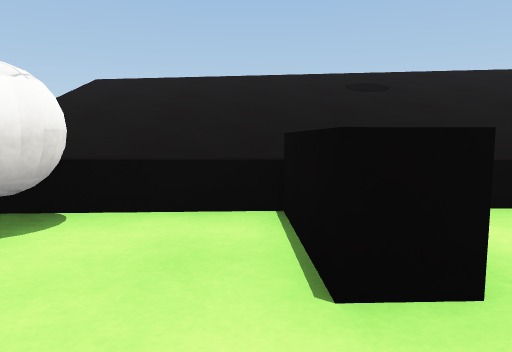
view 1 (above)

16 first-person views from a walk through a Unity game level. The camera is 0.67 m above the floor, tilts 6° down and sees 70° across. The floor is counted in squares, 1 m on a side. Each view is taken from the middle of a square. On the plan, view 1 faces up. The plan holds only what a view shows up to about 11 squares ahead; the rest is blank. The place goes on beyond the plan. The player character is not drawn. Surface patterns are stand-ins for the level's own textures.

view 2
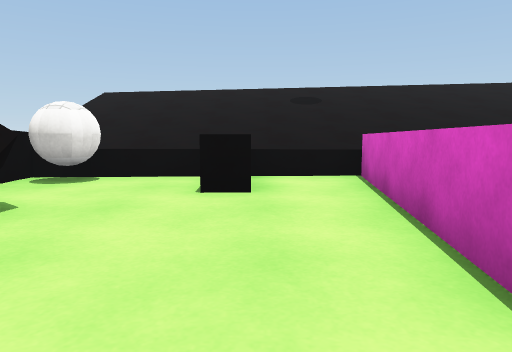

view 3
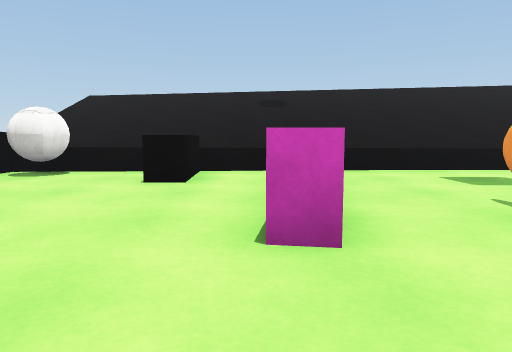

view 4
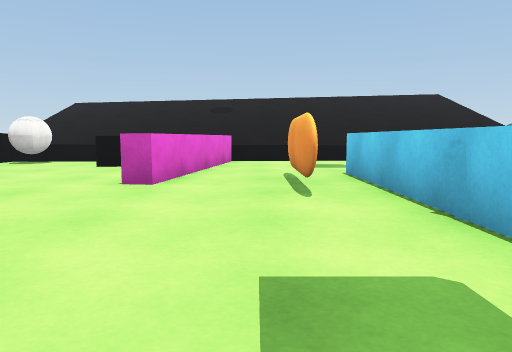

view 5
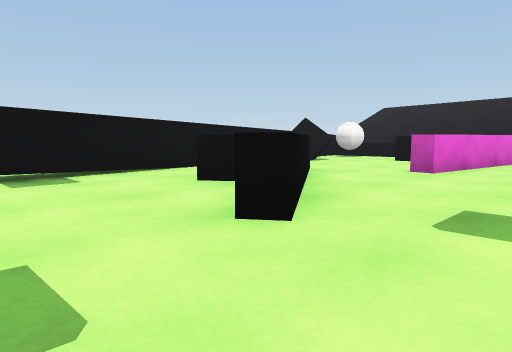

view 6
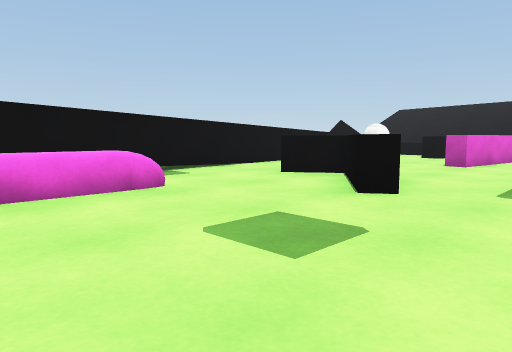

view 7
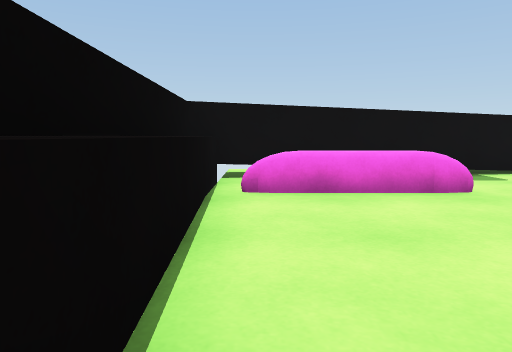

view 8
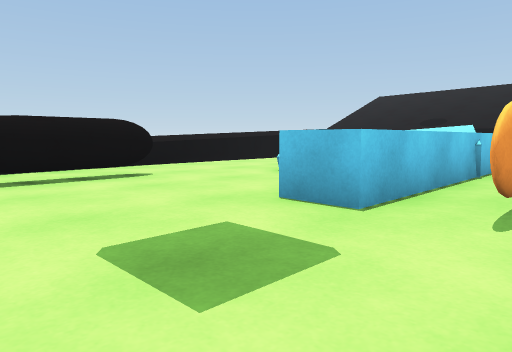

view 9
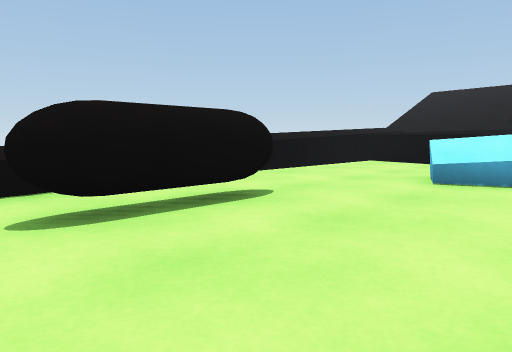

view 10
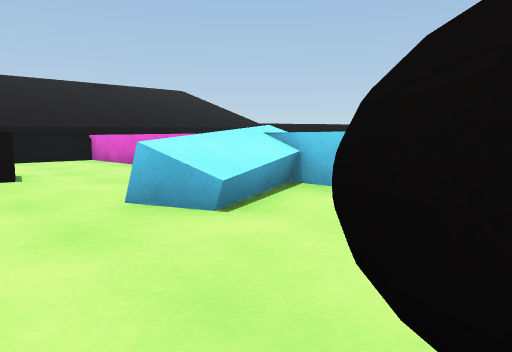

view 11
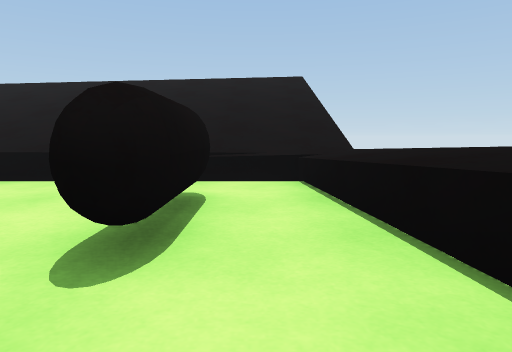

view 12
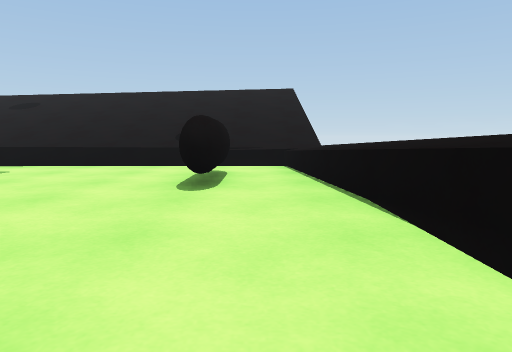

view 13
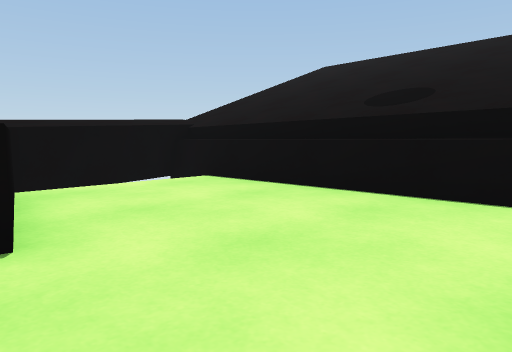

view 14
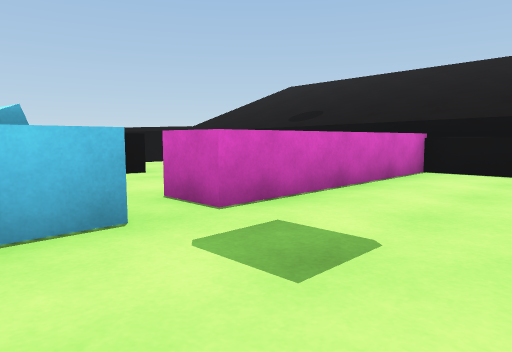

view 15
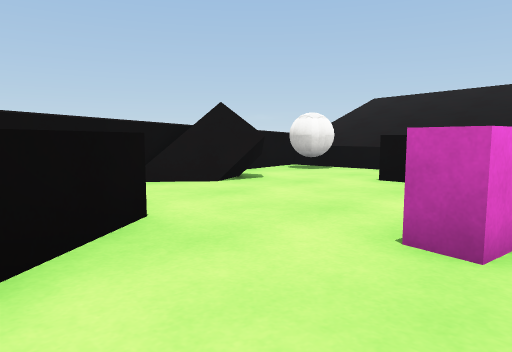

view 16
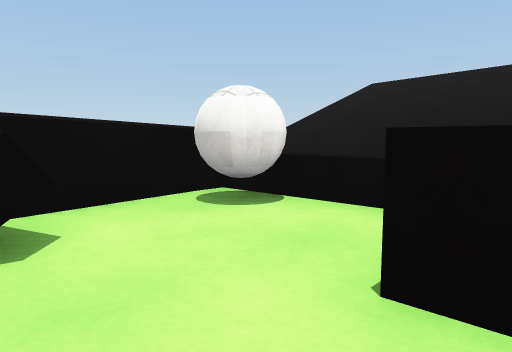

### Floor plan
Key: @ floor where view 1 was taken; # wall or solid block; . floor; = window, fence, low wall or low ledge; ^ raised ledge; B ball; L black block.
Columns run from 4 left of view 1 to 13 right of it. Each row starts with its distance up from view 1.
  6 ^^^^^^^^^^
  5 ^^^^^^^^^^^^^^^^^
  4   ^^^^^^^^^^^^^^^#
  3  ^B^.L.^........^^
  2  #B..L.^......#.^^
  1  #L....^......#.^^
  0   LL@.^^.#^...#.^^
 -1   #...^..#^.....^^
 -2   #......#^.....^^
 -3   #.^....#^^^^...^
 -4   #. L....^^^....^
 -5   #.LL^...^  ....^
 -6   #...^...^......^
 -7   #...#^..^...^^^#
 -8   #.......^....^^#
 -9   #.=.....^......#
-10    #=.....^......#
-11    #=.....^^^^##^#
-12    #############

Positions as (right, up) in squares from view 1, and headings:
1: (0, 0), facing up
2: (1, -3), facing up
3: (2, -4), facing up
4: (4, -7), facing up
5: (5, -9), facing up-left
6: (5, -11), facing up-left
7: (5, -11), facing left
8: (4, 3), facing down-right
9: (7, 3), facing down-right
10: (11, 0), facing down-left
11: (11, -2), facing up
12: (11, -5), facing up
13: (7, -7), facing down-right
14: (3, -4), facing down-right
15: (3, -4), facing up-left
16: (1, 0), facing up-left
